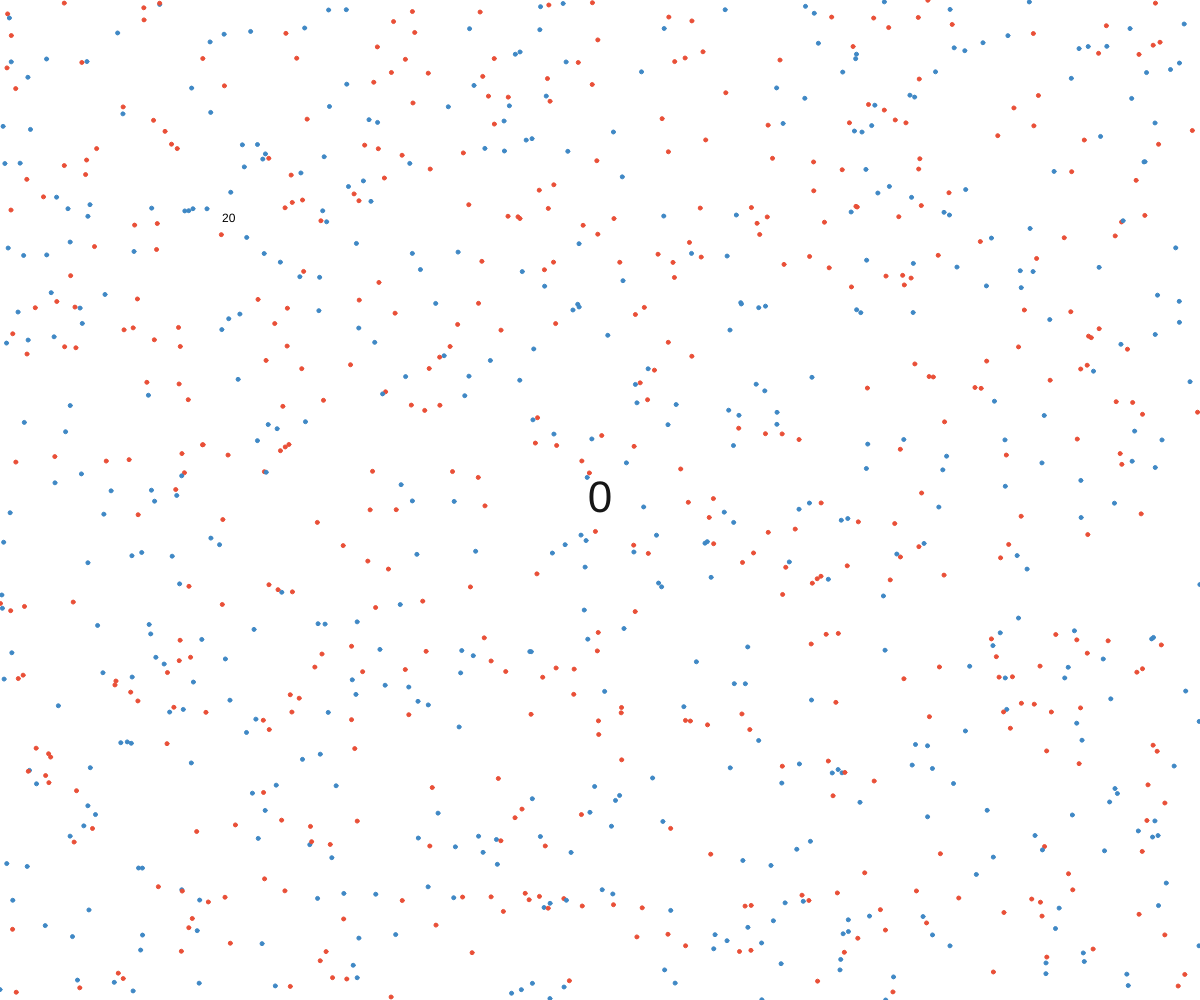
Frame 1 (no input)
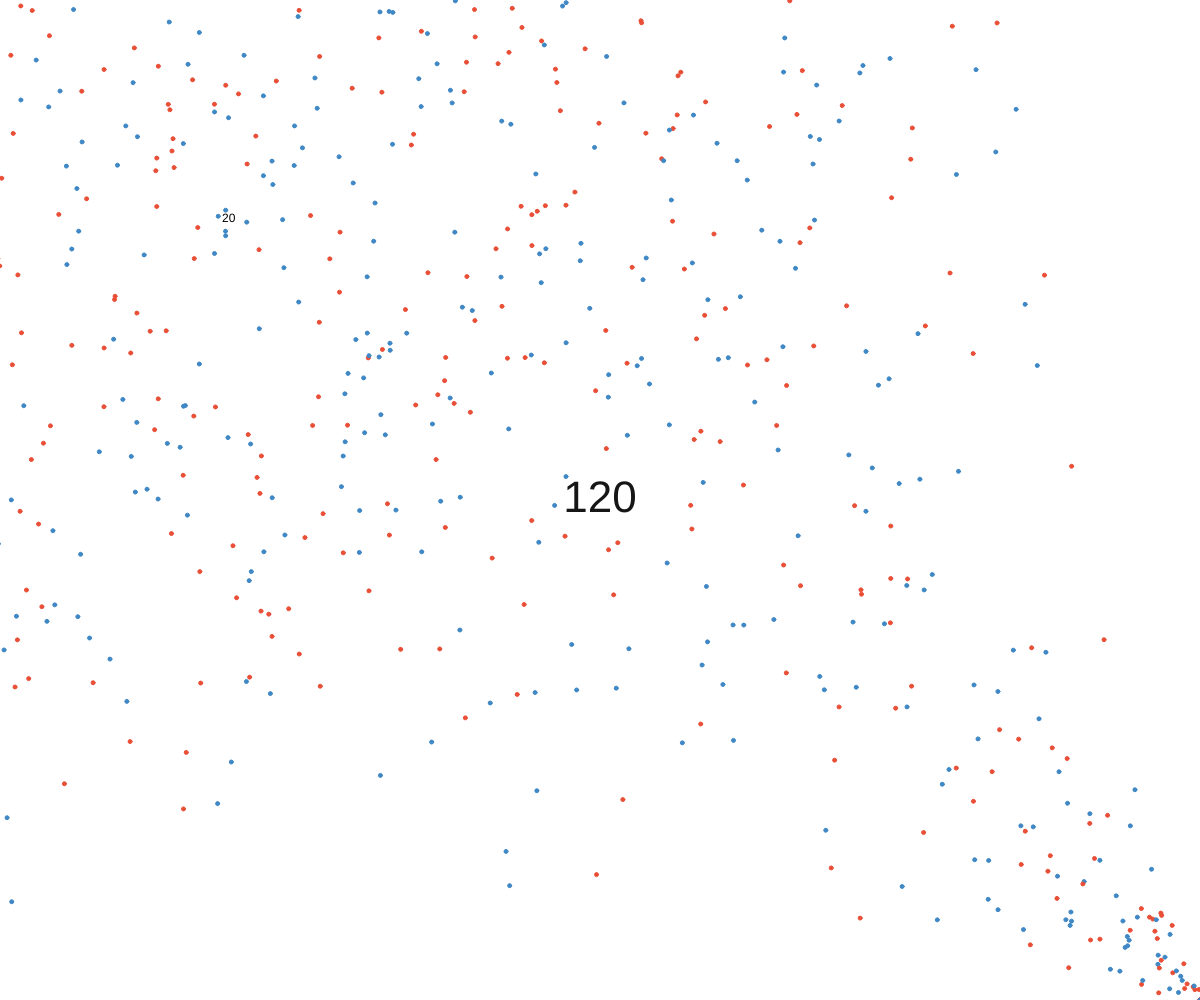
Frame 60 (no input)
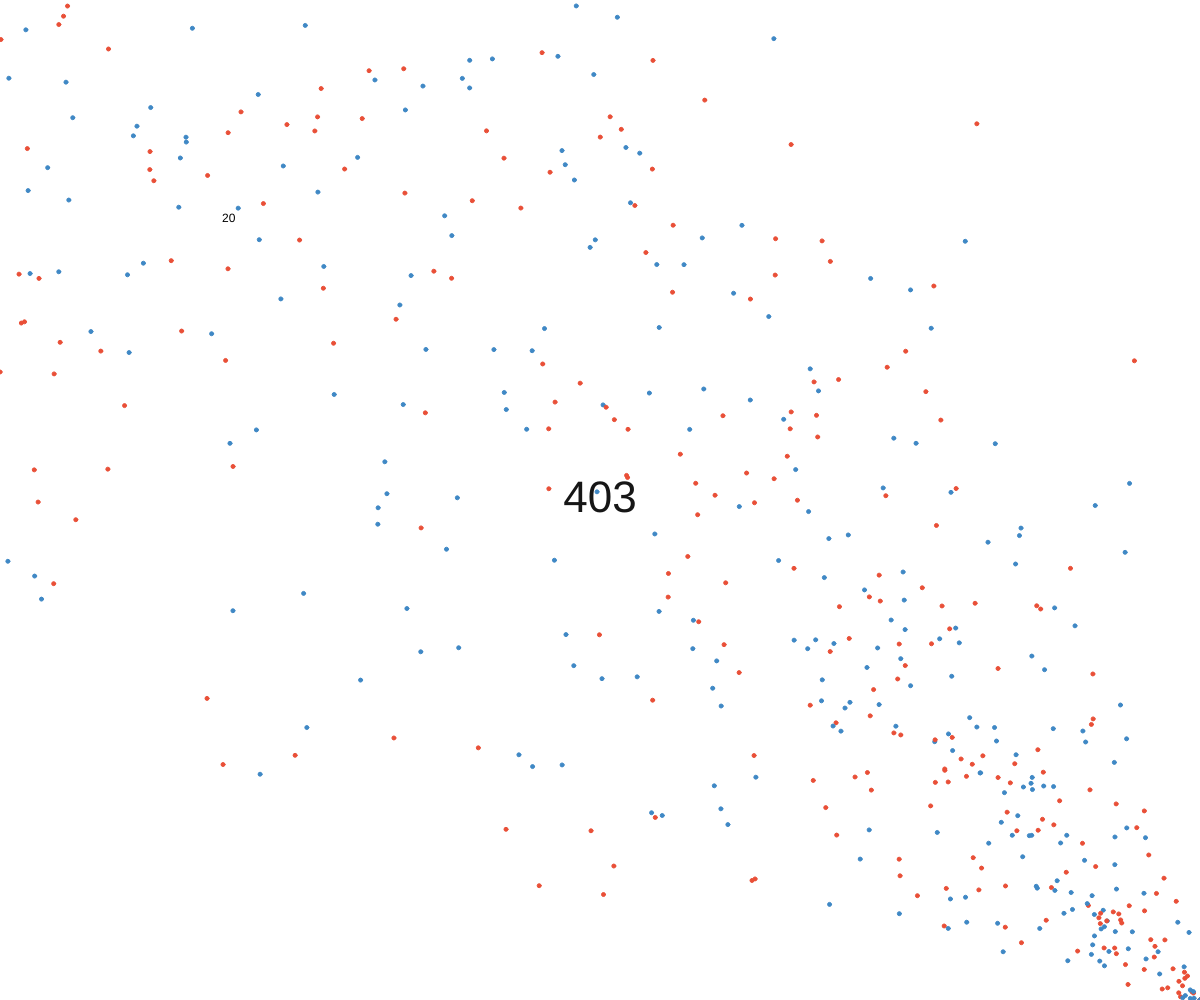
Frame 120 (the mouse pressed at the canvas centre since frame 60)

The p5.js sketch that drew these frames (run headless with seeded random() and noise() and a simulated clock; from frame 60 on, the mouse is pressed at the canvas centre):

// p5.js sketch
// ── sketch.js
var dot = 1000;
var startX = [];
var startY = [];
var Xrate = [];
var Yrate = [];
var party = [
   [233, 79, 55],
   [63, 136, 197],
   [255, 111, 255],
   [111, 111, 255]
];
var partyColor = [];
var counter = 0;
var slideMe;


function setup() {
   slideMe = createSlider(0,1000000,20);
   for (var i = 0; i < dot; i++) {
      startX[i] = random(0, windowWidth);
      startY[i] = random(0, windowHeight);
      Xrate[i] = random(0.9,11.1);
      Yrate[i] = random(0.9,11.1);
      partyColor[i] = floor(random(0, 4));

   }

}

function draw() {
   createCanvas(windowWidth, windowHeight)
      // background(246,247,235);
   background(255);
   
   fill(0);
   text(slideMe.value(),222,222);
   stroke(255);
   // text(slider.value(),222,222);
   for (var i = 0; i < dot; i++) {
      // Xrate[i] = random(slider.value()+21, slider.value()+31);
      // Yrate[i] = random(slider.value()+21, slider.value()+31);
      
      
      stroke(party[i % 2]);
      fill(party[i % 2]);
      point(startX[i],startY[i]);
      ellipse(startX[i], startY[i], 4);
      startX[i] = (startX[i] - Xrate[i]);
      startY[i] = (startY[i] - Yrate[i]);
      if (startX[i] < 0 && startY[i] < 0) {
         startX[i] = windowWidth;
         startY[i] = windowHeight;
         counter = counter + 1;
      }
   }
      fill(22);
      noStroke();
      textSize(44)
      textAlign(CENTER,CENTER);
      text(counter, windowWidth / 2, windowHeight / 2);


}
